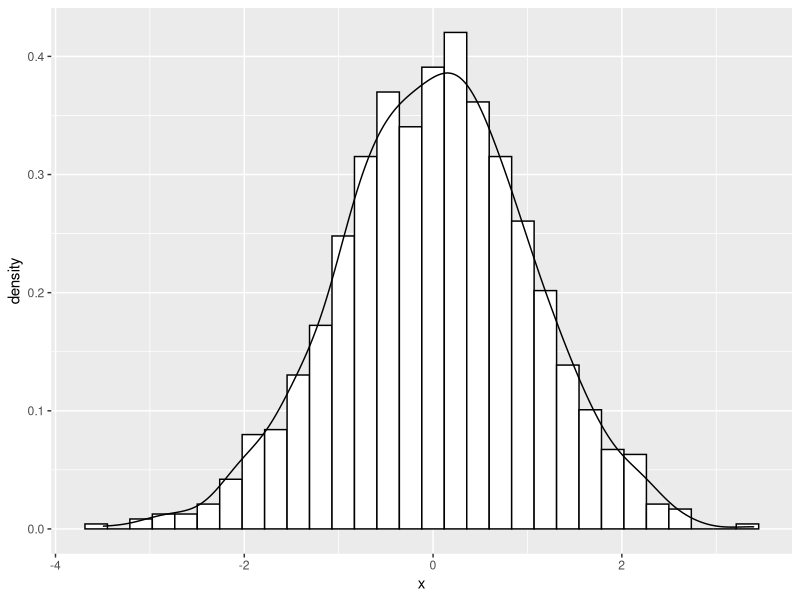
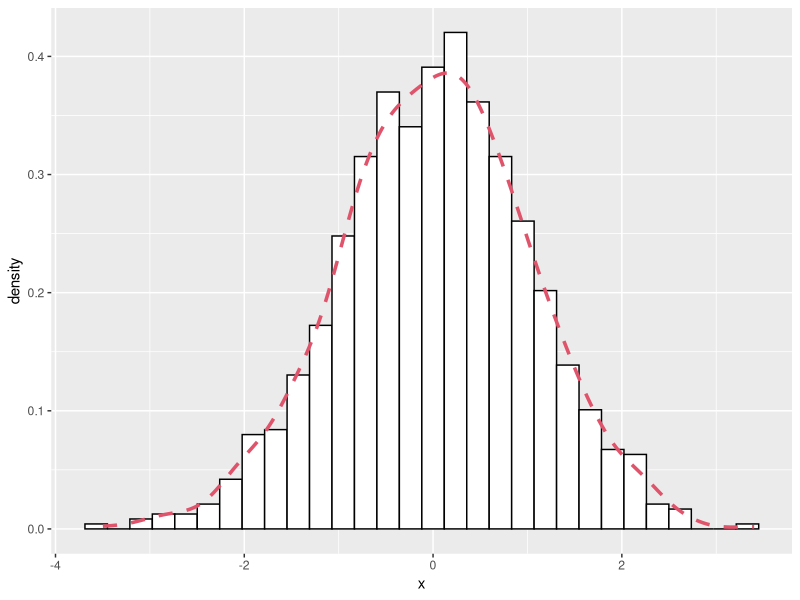
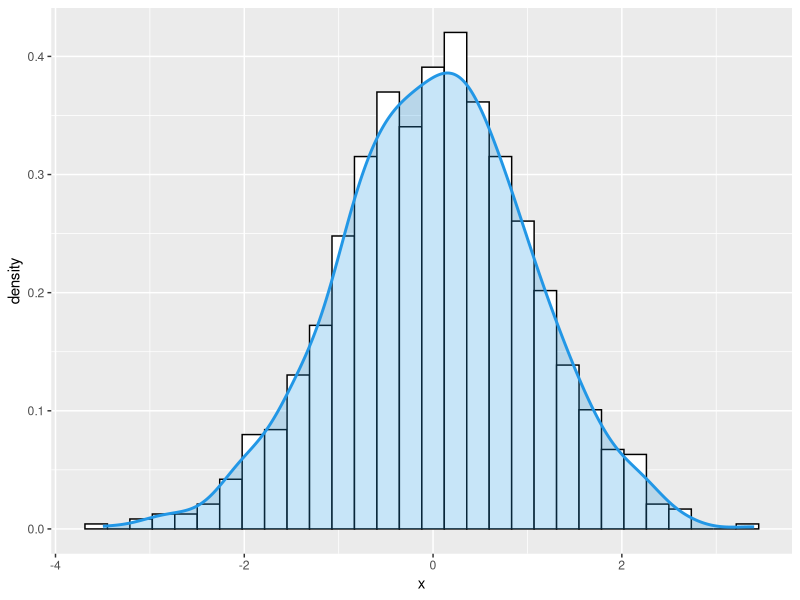

The R script that drew these images, in order:
library(ggplot2)

# Data
set.seed(5)
x <- rnorm(1000)
df <- data.frame(x)

# Histogram with kernel density
ggplot(df, aes(x = x)) + 
  geom_histogram(aes(y = ..density..),
                 colour = 1, fill = "white") +
  geom_density()

# Curve customization
ggplot(df, aes(x = x)) + 
  geom_histogram(aes(y = ..density..),
                 colour = 1, fill = "white") +
  geom_density(lwd = 1.2,
               linetype = 2,
               colour = 2)

# Density curve with shaded area
ggplot(df, aes(x = x)) + 
  geom_histogram(aes(y = ..density..),
                 colour = 1, fill = "white") +
  geom_density(lwd = 1, colour = 4,
               fill = 4, alpha = 0.25)
